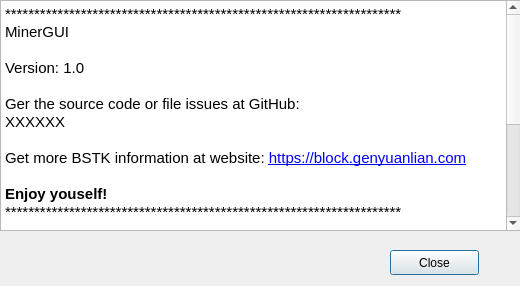
<?xml version="1.0" encoding="UTF-8"?>
<ui version="4.0">
 <class>Dialog</class>
 <widget class="QDialog" name="Dialog">
  <property name="geometry">
   <rect>
    <x>0</x>
    <y>0</y>
    <width>520</width>
    <height>286</height>
   </rect>
  </property>
  <property name="windowTitle">
   <string>Dialog</string>
  </property>
  <widget class="QTextEdit" name="AboutContent">
   <property name="geometry">
    <rect>
     <x>0</x>
     <y>0</y>
     <width>521</width>
     <height>231</height>
    </rect>
   </property>
   <property name="html">
    <string>&lt;!DOCTYPE HTML PUBLIC &quot;-//W3C//DTD HTML 4.0//EN&quot; &quot;http://www.w3.org/TR/REC-html40/strict.dtd&quot;&gt;
&lt;html&gt;&lt;head&gt;&lt;meta name=&quot;qrichtext&quot; content=&quot;1&quot; /&gt;&lt;style type=&quot;text/css&quot;&gt;
p, li { white-space: pre-wrap; }
&lt;/style&gt;&lt;/head&gt;&lt;body style=&quot; font-family:'Ubuntu'; font-size:11pt; font-weight:400; font-style:normal;&quot;&gt;
&lt;p style=&quot; margin-top:0px; margin-bottom:0px; margin-left:0px; margin-right:0px; -qt-block-indent:0; text-indent:0px;&quot;&gt;********************************************************************&lt;/p&gt;
&lt;p style=&quot; margin-top:0px; margin-bottom:0px; margin-left:0px; margin-right:0px; -qt-block-indent:0; text-indent:0px;&quot;&gt;MinerGUI  &lt;/p&gt;
&lt;p style=&quot;-qt-paragraph-type:empty; margin-top:0px; margin-bottom:0px; margin-left:0px; margin-right:0px; -qt-block-indent:0; text-indent:0px;&quot;&gt;&lt;br /&gt;&lt;/p&gt;
&lt;p style=&quot; margin-top:0px; margin-bottom:0px; margin-left:0px; margin-right:0px; -qt-block-indent:0; text-indent:0px;&quot;&gt;Version: 1.0&lt;/p&gt;
&lt;p style=&quot;-qt-paragraph-type:empty; margin-top:0px; margin-bottom:0px; margin-left:0px; margin-right:0px; -qt-block-indent:0; text-indent:0px;&quot;&gt;&lt;br /&gt;&lt;/p&gt;
&lt;p style=&quot; margin-top:0px; margin-bottom:0px; margin-left:0px; margin-right:0px; -qt-block-indent:0; text-indent:0px;&quot;&gt;Ger the source code or file issues at GitHub:&lt;/p&gt;
&lt;p style=&quot; margin-top:0px; margin-bottom:0px; margin-left:0px; margin-right:0px; -qt-block-indent:0; text-indent:0px;&quot;&gt;XXXXXX&lt;/p&gt;
&lt;p style=&quot;-qt-paragraph-type:empty; margin-top:0px; margin-bottom:0px; margin-left:0px; margin-right:0px; -qt-block-indent:0; text-indent:0px;&quot;&gt;&lt;br /&gt;&lt;/p&gt;
&lt;p style=&quot; margin-top:0px; margin-bottom:0px; margin-left:0px; margin-right:0px; -qt-block-indent:0; text-indent:0px;&quot;&gt;Get more BSTK information at website: &lt;a href=&quot;https://block.genyuanlian.com&quot;&gt;&lt;span style=&quot; text-decoration: underline; color:#0000ff;&quot;&gt;https://block.genyuanlian.com&lt;/span&gt;&lt;/a&gt;&lt;/p&gt;
&lt;p style=&quot;-qt-paragraph-type:empty; margin-top:0px; margin-bottom:0px; margin-left:0px; margin-right:0px; -qt-block-indent:0; text-indent:0px; text-decoration: underline; color:#0000ff;&quot;&gt;&lt;br /&gt;&lt;/p&gt;
&lt;p style=&quot; margin-top:0px; margin-bottom:0px; margin-left:0px; margin-right:0px; -qt-block-indent:0; text-indent:0px;&quot;&gt;&lt;span style=&quot; font-weight:600;&quot;&gt;Enjoy youself!&lt;/span&gt;&lt;/p&gt;
&lt;p style=&quot; margin-top:0px; margin-bottom:0px; margin-left:0px; margin-right:0px; -qt-block-indent:0; text-indent:0px;&quot;&gt;********************************************************************&lt;/p&gt;
&lt;p style=&quot;-qt-paragraph-type:empty; margin-top:0px; margin-bottom:0px; margin-left:0px; margin-right:0px; -qt-block-indent:0; text-indent:0px; text-decoration: underline; color:#000000;&quot;&gt;&lt;br /&gt;&lt;/p&gt;
&lt;p style=&quot;-qt-paragraph-type:empty; margin-top:0px; margin-bottom:0px; margin-left:0px; margin-right:0px; -qt-block-indent:0; text-indent:0px; text-decoration: underline; color:#000000;&quot;&gt;&lt;br /&gt;&lt;/p&gt;
&lt;p style=&quot;-qt-paragraph-type:empty; margin-top:0px; margin-bottom:0px; margin-left:0px; margin-right:0px; -qt-block-indent:0; text-indent:0px; text-decoration: underline; color:#000000;&quot;&gt;&lt;br /&gt;&lt;/p&gt;
&lt;p style=&quot;-qt-paragraph-type:empty; margin-top:0px; margin-bottom:0px; margin-left:0px; margin-right:0px; -qt-block-indent:0; text-indent:0px; text-decoration: underline; color:#000000;&quot;&gt;&lt;br /&gt;&lt;/p&gt;
&lt;p style=&quot;-qt-paragraph-type:empty; margin-top:0px; margin-bottom:0px; margin-left:0px; margin-right:0px; -qt-block-indent:0; text-indent:0px; text-decoration: underline; color:#000000;&quot;&gt;&lt;br /&gt;&lt;/p&gt;
&lt;p style=&quot;-qt-paragraph-type:empty; margin-top:0px; margin-bottom:0px; margin-left:0px; margin-right:0px; -qt-block-indent:0; text-indent:0px; text-decoration: underline; color:#000000;&quot;&gt;&lt;br /&gt;&lt;/p&gt;
&lt;p style=&quot;-qt-paragraph-type:empty; margin-top:0px; margin-bottom:0px; margin-left:0px; margin-right:0px; -qt-block-indent:0; text-indent:0px; text-decoration: underline; color:#000000;&quot;&gt;&lt;br /&gt;&lt;/p&gt;
&lt;p style=&quot;-qt-paragraph-type:empty; margin-top:0px; margin-bottom:0px; margin-left:0px; margin-right:0px; -qt-block-indent:0; text-indent:0px; text-decoration: underline; color:#000000;&quot;&gt;&lt;br /&gt;&lt;/p&gt;
&lt;p style=&quot;-qt-paragraph-type:empty; margin-top:0px; margin-bottom:0px; margin-left:0px; margin-right:0px; -qt-block-indent:0; text-indent:0px; text-decoration: underline; color:#000000;&quot;&gt;&lt;br /&gt;&lt;/p&gt;
&lt;p style=&quot;-qt-paragraph-type:empty; margin-top:0px; margin-bottom:0px; margin-left:0px; margin-right:0px; -qt-block-indent:0; text-indent:0px;&quot;&gt;&lt;br /&gt;&lt;/p&gt;
&lt;p style=&quot;-qt-paragraph-type:empty; margin-top:0px; margin-bottom:0px; margin-left:0px; margin-right:0px; -qt-block-indent:0; text-indent:0px;&quot;&gt;&lt;br /&gt;&lt;/p&gt;&lt;/body&gt;&lt;/html&gt;</string>
   </property>
  </widget>
  <widget class="QPushButton" name="Close">
   <property name="geometry">
    <rect>
     <x>390</x>
     <y>250</y>
     <width>89</width>
     <height>25</height>
    </rect>
   </property>
   <property name="text">
    <string>Close</string>
   </property>
  </widget>
 </widget>
 <resources/>
 <connections/>
</ui>
